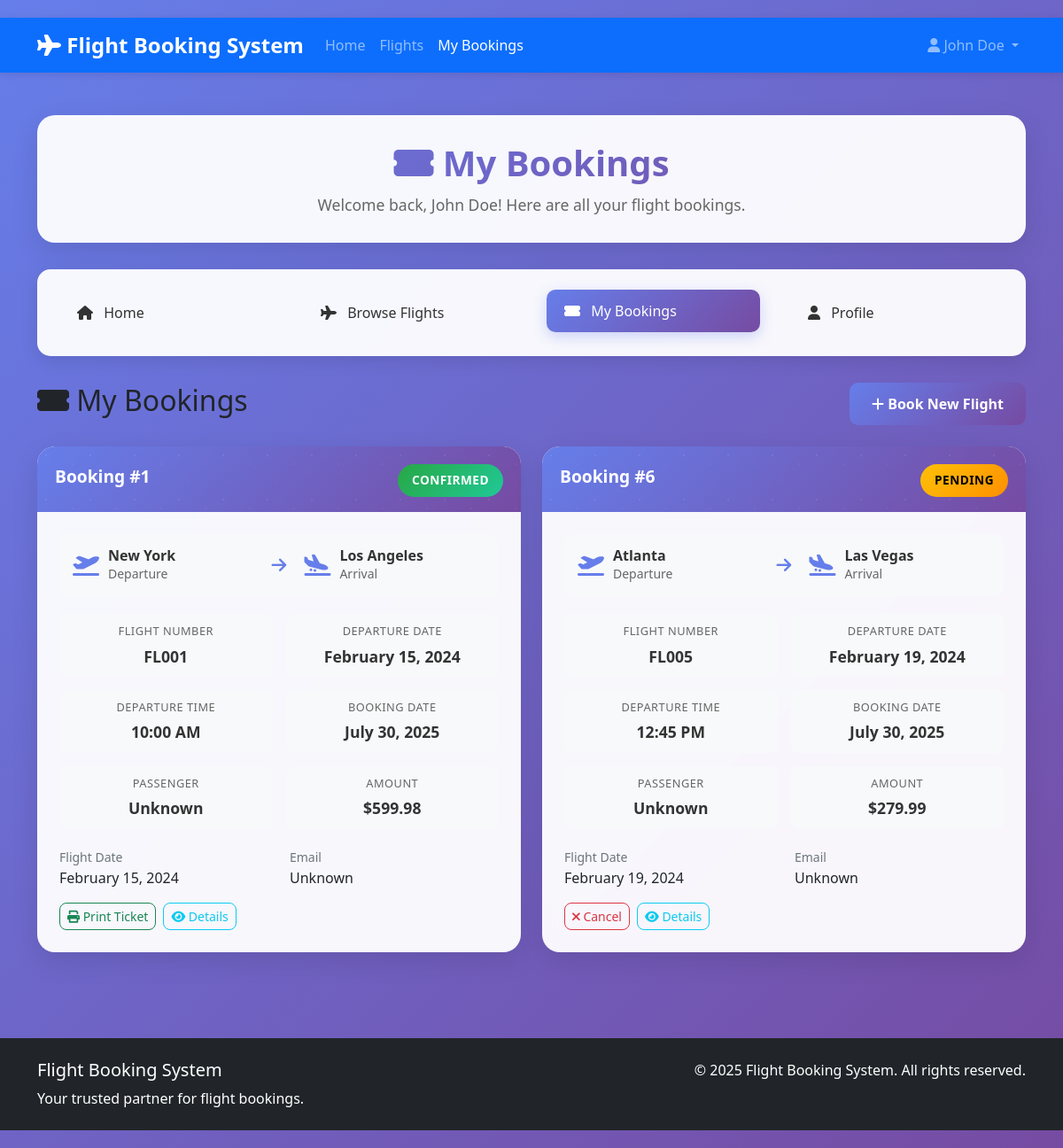
The app's page /customer/bookings.php (signed in) with its own data.
### tables this page shows
CREATE TABLE bookings (
    id INT AUTO_INCREMENT PRIMARY KEY,
    user_id INT NOT NULL,
    flight_id INT NOT NULL,
    passengers INT NOT NULL,
    total_amount DECIMAL(10,2) NOT NULL,
    status ENUM('pending', 'confirmed', 'cancelled', 'completed') DEFAULT 'pending',
    passenger_details TEXT,
    created_at TIMESTAMP DEFAULT CURRENT_TIMESTAMP,
    updated_at TIMESTAMP DEFAULT CURRENT_TIMESTAMP ON UPDATE CURRENT_TIMESTAMP,

    FOREIGN KEY (user_id) REFERENCES users(id) ON DELETE CASCADE,
    FOREIGN KEY (flight_id) REFERENCES flights(id) ON DELETE CASCADE
);

CREATE TABLE flights (
    id INT AUTO_INCREMENT PRIMARY KEY,
    flight_number VARCHAR(50) NOT NULL UNIQUE,
    from_location VARCHAR(100) NOT NULL,
    to_location VARCHAR(100) NOT NULL,
    departure_date DATE NOT NULL,
    departure_time TIME NOT NULL,
    arrival_time TIME NOT NULL,
    total_seats INT NOT NULL,
    available_seats INT NOT NULL,
    price DECIMAL(10,2) NOT NULL,
    status ENUM('active', 'inactive', 'cancelled') DEFAULT 'active',
    created_at TIMESTAMP DEFAULT CURRENT_TIMESTAMP,
    updated_at TIMESTAMP DEFAULT CURRENT_TIMESTAMP ON UPDATE CURRENT_TIMESTAMP
);

### includes/functions.php (called while the page is built, shortened)
<?php
require_once 'database.php';
function formatDate($date) {
    return date('F j, Y', strtotime($date));
}
function formatTime($time) {
    return date('g:i A', strtotime($time));
}
function formatPrice($price) {
    return '$' . number_format($price, 2);
}
function getUserBookings($userId) {
    $db = new Database();
    return $db->fetchAll("
        SELECT b.*, f.flight_number, f.from_location, f.to_location, f.departure_date, f.departure_time, f.price
        FROM bookings b
        JOIN flights f ON b.flight_id = f.id
        WHERE b.user_id = ?
        ORDER BY b.created_at DESC
    ", [$userId]);
}
function getPassengerDetails($passenger_details_json) {
    $details = json_decode($passenger_details_json, true);
    if (!$details) {
        return [
            'name' => 'Unknown',
            'email' => 'Unknown',
            'phone' => ''
        ];
    }
    return $details;
}
?>

### includes/database.php (called while the page is built, shortened)
<?php
class Database {
    private $connection;
    public function __construct() {
        try {
            $this->connection = new PDO(
                "mysql:host=" . DB_HOST . ";dbname=" . DB_NAME,
                DB_USER,
                DB_PASS,
                array(PDO::ATTR_ERRMODE => PDO::ERRMODE_EXCEPTION)
            );
        } catch(PDOException $e) {
            die("Connection failed: " . $e->getMessage());
        }
    }
    public function query($sql, $params = []) {
        try {
            $stmt = $this->connection->prepare($sql);
            $stmt->execute($params);
            return $stmt;
        } catch(PDOException $e) {
            die("Query failed: " . $e->getMessage());
        }
    }
    public function fetchAll($sql, $params = []) {
        $stmt = $this->query($sql, $params);
        return $stmt->fetchAll(PDO::FETCH_ASSOC);
    }
}
?>

### customer/bookings.php (the view, shortened to what this page needs)
<?php
require_once '../includes/functions.php';
$bookings = getUserBookings($_SESSION['user_id']);
?>
<!DOCTYPE html>
<html lang="en">
<head>
    <link href="https://cdn.jsdelivr.net/npm/bootstrap@5.1.3/dist/css/bootstrap.min.css" rel="stylesheet">
    <link href="https://cdnjs.cloudflare.com/ajax/libs/font-awesome/6.0.0/css/all.min.css" rel="stylesheet">
    <link href="../assets/css/style.css" rel="stylesheet">
    <link href="../assets/css/customer.css" rel="stylesheet">
</head>
<body class="customer-dashboard">
    <nav class="navbar navbar-expand-lg navbar-dark bg-primary">
        <div class="container">
            <a class="navbar-brand" href="../index.php">
                <i class="fas fa-plane"></i> <?php echo SITE_NAME; ?>
            </a>
            <div class="collapse navbar-collapse" id="navbarNav">
                <ul class="navbar-nav me-auto">
                    <li class="nav-item">
                        <a class="nav-link" href="../index.php">Home</a>
                    </li>
                    <li class="nav-item">
                        <a class="nav-link" href="../flights.php">Flights</a>
                    </li>
                    <li class="nav-item">
                        <a class="nav-link active" href="bookings.php">My Bookings</a>
                    </li>
                </ul>
                <ul class="navbar-nav">
                    <li class="nav-item dropdown">
                        <a class="nav-link dropdown-toggle" href="#" id="navbarDropdown" role="button" data-bs-toggle="dropdown">
                            <i class="fas fa-user"></i> <?php echo $_SESSION['username']; ?>
                        </a>
                    </li>
                </ul>
            </div>
        </div>
    </nav>
    <div class="container py-5">
        <div class="customer-header">
            <div class="customer-welcome">
                <h1><i class="fas fa-ticket-alt"></i> My Bookings</h1>
                <p>Welcome back, <?php echo htmlspecialchars($_SESSION['username']); ?>! Here are all your flight bookings.</p>
            </div>
        </div>
        <div class="customer-nav">
            <div class="row">
                <div class="col-md-3">
                    <a href="../index.php" class="nav-link">
                        <i class="fas fa-home me-2"></i> Home
                    </a>
                </div>
                <div class="col-md-3">
                    <a href="../flights.php" class="nav-link">
                        <i class="fas fa-plane me-2"></i> Browse Flights
                    </a>
                </div>
                <div class="col-md-3">
                    <a href="bookings.php" class="nav-link active">
                        <i class="fas fa-ticket-alt me-2"></i> My Bookings
                    </a>
                </div>
                <div class="col-md-3">
                    <a href="profile.php" class="nav-link">
                        <i class="fas fa-user me-2"></i> Profile
                    </a>
                </div>
            </div>
        </div>
        <div class="row">
            <div class="col-12">
                <div class="d-flex justify-content-between align-items-center mb-4">
                    <h2><i class="fas fa-ticket-alt"></i> My Bookings</h2>
                    <a href="../flights.php" class="btn-customer">
                        <i class="fas fa-plus"></i> Book New Flight
                    </a>
                </div>
                <?php if (empty($bookings)): ?>
                    <div class="empty-state">
                        <i class="fas fa-ticket-alt"></i>
                        <h4>No Bookings Found</h4>
                        <p>You haven't made any flight bookings yet. Start your journey by browsing available flights!</p>
                        <a href="../flights.php" class="btn-customer">
                            <i class="fas fa-plane"></i> Browse Flights
                        </a>
                    </div>
                <?php else: ?>
                    <div class="row">
                        <?php foreach ($bookings as $booking): ?>
                            <div class="col-lg-6 mb-4">
                                <div class="booking-card">
                                    <div class="booking-header">
                                        <div class="booking-number">Booking #<?php echo $booking['id']; ?></div>
                                        <div class="booking-status status-<?php echo $booking['status']; ?>">
                                            <?php echo ucfirst($booking['status']); ?>
                                        </div>
                                    </div>
                                    <div class="booking-body">
                                        <div class="flight-info">
                                            <div class="flight-route">
                                                <div class="route-point">
                                                    <i class="fas fa-plane-departure"></i>
                                                    <div class="route-info">
                                                        <h6><?php echo htmlspecialchars($booking['from_location']); ?></h6>
                                                        <small>Departure</small>
                                                    </div>
                                                </div>
                                                <div class="route-arrow">
                                                    <i class="fas fa-arrow-right"></i>
                                                </div>
                                                <div class="route-point">
                                                    <i class="fas fa-plane-arrival"></i>
                                                    <div class="route-info">
                                                        <h6><?php echo htmlspecialchars($booking['to_location']); ?></h6>
                                                        <small>Arrival</small>
                                                    </div>
                                                </div>
                                            </div>
                                        </div>
                                        <div class="booking-details">
                                            <div class="detail-item">
                                                <small>Flight Number</small>
                                                <strong><?php echo htmlspecialchars($booking['flight_number']); ?></strong>
                                            </div>
                                            <div class="detail-item">
                                                <small>Departure Date</small>
                                                <strong><?php echo formatDate($booking['departure_date']); ?></strong>
                                            </div>
                                            <div class="detail-item">
                                                <small>Departure Time</small>
                                                <strong><?php echo formatTime($booking['departure_time']); ?></strong>
                                            </div>
                                            <div class="detail-item">
                                                <small>Booking Date</small>
                                                <strong><?php echo formatDate($booking['created_at']); ?></strong>
                                            </div>
                                            <?php
                                            $passenger_details = getPassengerDetails($booking['passenger_details']);
                                            ?>
                                            <div class="detail-item">
                                                <small>Passenger</small>
                                                <strong><?php echo htmlspecialchars($passenger_details['name']); ?></strong>
                                            </div>
                                            <div class="detail-item">
                                                <small>Amount</small>
                                                <strong><?php echo formatPrice($booking['total_amount']); ?></strong>
                                            </div>
                                        </div>
                                        <div class="row mb-3">
                                            <div class="col-6">
                                                <small class="text-muted">Flight Date</small>
                                                <div><?php echo formatDate($booking['departure_date']); ?></div>
                                            </div>
                                            <div class="col-6">
                                                <small class="text-muted">Email</small>
                                                <div><?php echo htmlspecialchars($passenger_details['email']); ?></div>
                                            </div>
                                        </div>
                                        <div class="d-flex gap-2">
                                            <?php if ($booking['status'] === 'pending'): ?>
                                                <button class="btn btn-sm btn-outline-danger"
                                                        onclick="cancelBooking(<?php echo $booking['id']; ?>)">
                                                    <i class="fas fa-times"></i> Cancel
                                                </button>
                                            <?php endif; ?>
                                            <?php if ($booking['status'] === 'confirmed'): ?>
                                                <button class="btn btn-sm btn-outline-success"
                                                        onclick="printTicket(<?php echo $booking['id']; ?>)">
                                                    <i class="fas fa-print"></i> Print Ticket
                                                </button>
                                            <?php endif; ?>
                                            <button class="btn btn-sm btn-outline-info"
                                                    onclick="viewDetails(<?php echo $booking['id']; ?>)">
                                                <i class="fas fa-eye"></i> Details
                                            </button>
                                        </div>
                                    </div>
                                </div>
                            </div>
                        <?php endforeach; ?>
                    </div>
                <?php endif; ?>
            </div>
        </div>
    </div>
    <footer class="bg-dark text-white py-4">
        <div class="container">
            <div class="row">
                <div class="col-md-6">
                    <h5><?php echo SITE_NAME; ?></h5>
                    <p class="mb-0">Your trusted partner for flight bookings.</p>
                </div>
                <div class="col-md-6 text-md-end">
                    <p class="mb-0">&copy; <?php echo date('Y'); ?> <?php echo SITE_NAME; ?>. All rights reserved.</p>
                </div>
            </div>
        </div>
    </footer>
</body>
</html>

### records on screen
bookings: id "1", status "CONFIRMED", flight.from_location "New York", flight.to_location "Los Angeles", flight.flight_number "FL001", flight.departure_date "February 15, 2024", flight.departure_time "10:00 AM", created_at "July 30, 2025", passenger_details "Unknown", total_amount "$599.98"
bookings: id "6", status "PENDING", flight.from_location "Atlanta", flight.to_location "Las Vegas", flight.flight_number "FL005", flight.departure_date "February 19, 2024", flight.departure_time "12:45 PM", created_at "July 30, 2025", passenger_details "Unknown", total_amount "$279.99"

### other values on screen
SITE_NAME "Flight Booking System"
$_SESSION['username'] "John Doe"
